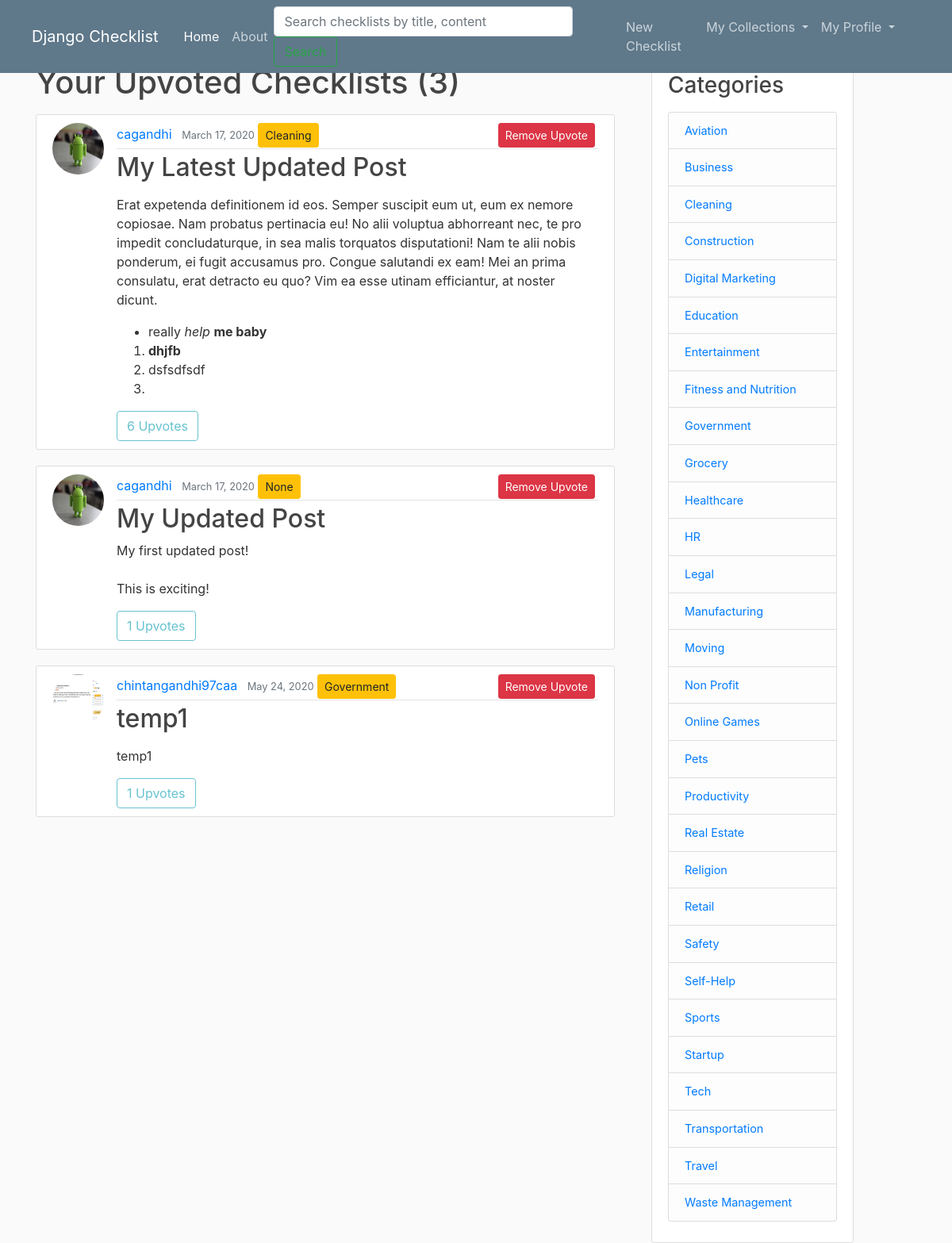
The page /upvotes/ (signed in) on the database as committed earlier.
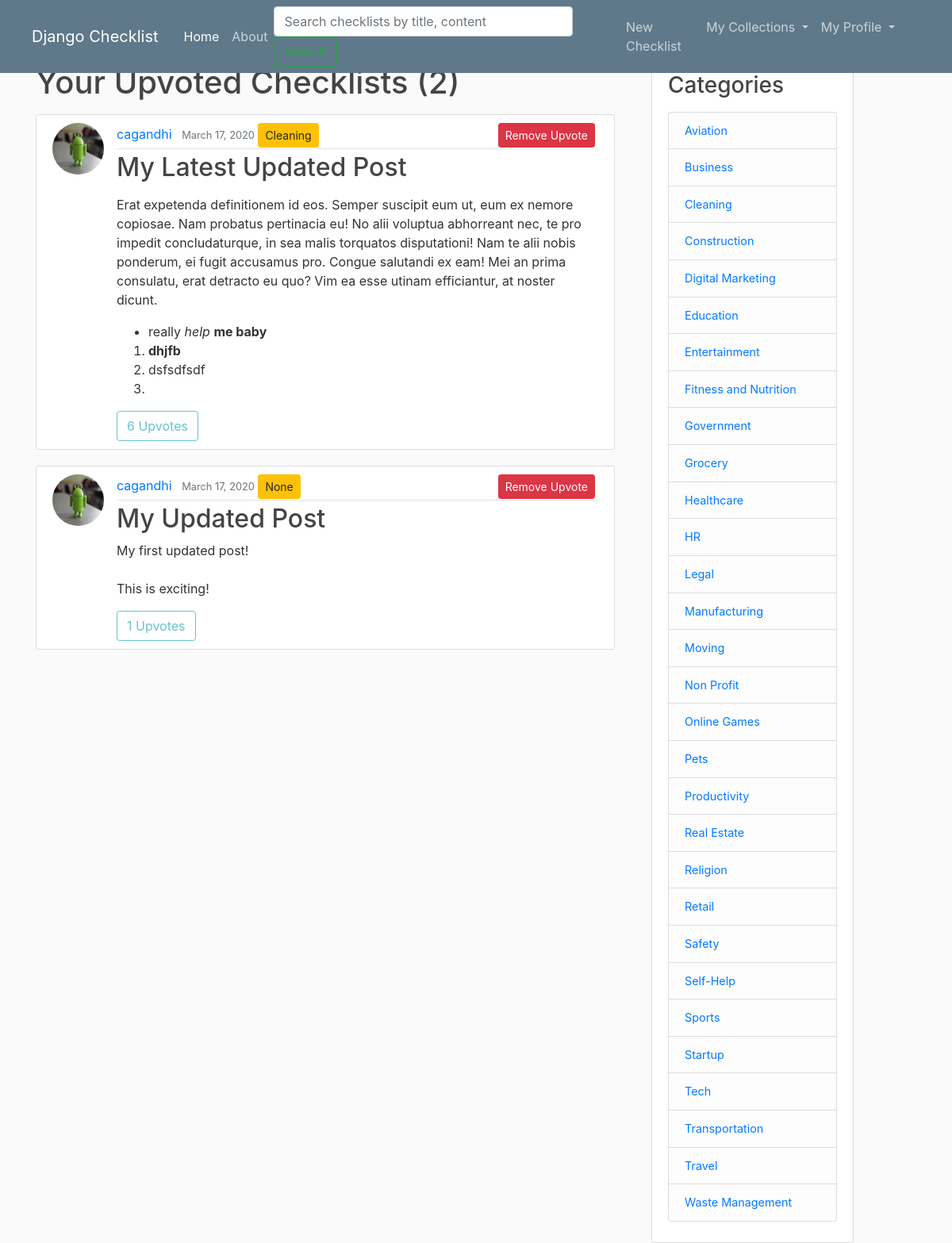
The same page on the database as committed later.
### checklist/models.py (models this page shows, shortened)
class Upvote(models.Model):
	user = models.ForeignKey(User, on_delete=models.CASCADE)
	checklist = models.ForeignKey(Checklist, on_delete=models.CASCADE)

class Checklist(models.Model):
	title = models.CharField(max_length=100)
	content = RichTextField()
	date_posted = models.DateTimeField(default=timezone.now)
	author = models.ForeignKey(User, on_delete = models.CASCADE)
	visibility = models.IntegerField(default=0)
	category = models.ForeignKey('Category', null=True, on_delete = models.SET_NULL)

class Category(models.Model):
	name = models.CharField(max_length=30)
	def __str__(self):
		return self.name

### users/models.py (models this page shows, shortened)
class Profile(models.Model):
	user = models.OneToOneField(User, on_delete = models.CASCADE)
	image = models.ImageField(default='default.jpg', upload_to='profile_pics')

### checklist/views.py (the view)
# urls.py: path('upvotes/', UpvoteChecklistListView.as_view(), name='upvotes'),
class UpvoteChecklistListView(ListView):
	model = Upvote
	template_name = 'checklist/upvote_checklists.html'
	paginate_by = 5
	def get_context_data(self, **kwargs):
		context = super(UpvoteChecklistListView, self).get_context_data(**kwargs)
		upvotes_cnt_list = []
		upvotes_var = Upvote.objects.filter(user=self.request.user)
		for upvote in upvotes_var:
			upvotes_cnt_list.append(Upvote.objects.filter(checklist=upvote.checklist).count())
		checklist_upvotes = zip(upvotes_var, upvotes_cnt_list)
		paginator = Paginator(list(checklist_upvotes), self.paginate_by)
		page = self.request.GET.get('page')
		try:
			page_checklist_upvotes = paginator.page(page)
		except PageNotAnInteger:
			page_checklist_upvotes = paginator.page(1)
		except EmptyPage:
			page_checklist_upvotes = paginator.page(paginator.num_pages)
		context['checklist_upvotes'] = page_checklist_upvotes
		context['title'] = 'bookmarks'
		context['is_paginated'] = page_checklist_upvotes.has_other_pages
		return context

### checklist/context_processors.py (called while the page is built)
def add_variable_to_context(request):
	return {
		'category_list': Category.objects.all()
	}

### checklist/templates/checklist/upvote_checklists.html (shortened to what this page needs)
{% extends "checklist/base.html" %}
{% block content %}
	<h1 class="mb-3">Your Upvoted Checklists ({{ checklist_upvotes.paginator.count }})</h1>
	{% for upvote, uvote in checklist_upvotes %}
		<article class="media content-section">
			<img class="rounded-circle article-img" src="{{ upvote.checklist.author.profile.image.url }}">
			<div class="media-body">
				<div class="article-metadata">
					<a class="mr-2" href="{% url 'user-checklists' upvote.checklist.author.username %}">{{ upvote.checklist.author }}</a>
					<small class="text-muted">{{ upvote.checklist.date_posted|date:'F d, Y' }}</small>
					<a class="btn btn-sm btn-warning" href="{% url 'category' upvote.checklist.category %}" >{{ upvote.checklist.category }}</a>
					<a style="float: right;" class="btn btn-danger btn-sm mb-3 mr-1" href="{% url 'checklist-upvote' upvote.checklist.id %}">Remove Upvote</a>
				</div>
				<h2><a class="article-title" href="{% url 'checklist-detail' upvote.checklist.id %}">{{ upvote.checklist.title }}</a></h2>
				<p class="article-content">{{ upvote.checklist.content|safe }}</p>
				{% if user.is_authenticated %}
					<a class="btn btn-outline-info disabled">{{ uvote }} Upvotes</a>
				{% endif %}
			</div>
		</article>
	{% endfor %}
{% endblock content  %}

### checklist/templates/checklist/base.html (shortened to what this page needs)
{% load static %}
<!DOCTYPE html>
<html>
<head>
    <link rel="stylesheet" href="https://stackpath.bootstrapcdn.com/bootstrap/4.4.1/css/bootstrap.min.css">
    <link rel="stylesheet" type="text/css" href="{% static 'Checklist/main.css' %}">
</head>
<body>
	<header class="site-header">
        <nav class="navbar navbar-expand-md navbar-dark bg-steel fixed-top">
            <div class="navbar-brand mr-4 ml-4">Django Checklist</div>
            <div class="collapse navbar-collapse" id="navbarToggle">
                <ul class="navbar-nav mr-auto">
                  <li class="nav-item active"> <a class="nav-item nav-link" href="{% url 'checklist-home' %}">Home</a> </li>
                  <li class="nav-item"> <a class="nav-item nav-link" href="{% url 'checklist-about' %}">About</a> </li>
                </ul>
                <form class="form-inline mt-2 mt-md-0" action="{% url 'search' %}" method="get" placeholder="Search" aria-label="Search">
                    <input type="text" size="30" maxlength="30" placeholder="Search checklists by title, content" name="q" value="" class="form-control mr-sm-2" id="q">
                    <input type="submit" value="Search" class="btn btn-outline-success my-2 my-sm-0">
                </form>
                <ul class="navbar-nav mr-5">
                    {% if user.is_authenticated %}
                        <li><a class="nav-item nav-link" href="{% url 'checklist-create' %}">New Checklist</a></li>
                        <li class="nav-item dropdown">
                            <a class="nav-link dropdown-toggle" href="#" id="navbarDropdown" role="button" data-toggle="dropdown" aria-haspopup="true" aria-expanded="false"> My Collections </a>
                        </li>
                        <li class="nav-item dropdown">
                            <a class="nav-link dropdown-toggle" href="#" id="navbarDropdown" role="button" data-toggle="dropdown" aria-haspopup="true" aria-expanded="false"> My Profile </a>
                        </li>
                    {% else %}
                        <a class="nav-item nav-link" href="{% url 'login' %}">Login</a>
                        <a class="nav-item nav-link" href="{% url 'register' %}">Register</a>
                    {% endif %}
                </ul>
            </div>
    </nav>
    </header>
	<main role="main" class="container">
      <div class="row">
        <div class="col-md-8">
          {% block content %}{% endblock %}
        </div>
        <div class="col-md-3 ml-3">
          <div class="content-section" style="font-size: 0.9em">
            <h3>Categories</h3>
            <p class='text-muted'>
              <ul class="list-group">
                {% for category in category_list %}
                    <li class="list-group-item list-group-item-light">
                        <a href="{% url 'category' category %}">{{ category }}</a>
                    </li>
                {% endfor %}
              </ul>
            </p>
          </div>
        </div>
      </div>
    </main>
</body>
</html>

Rows that differ between the two databases and show on the page:
removed Upvote: checklist.author.profile.image (picture), checklist.author "chintangandhi97caa", checklist.date_posted "May 24, 2020", checklist.category "Government", checklist "temp1", checklist.content "temp1", uvote "1"
Other text that changed with them:
{{ checklist_upvotes.paginator.count }}: "3" → "2"
